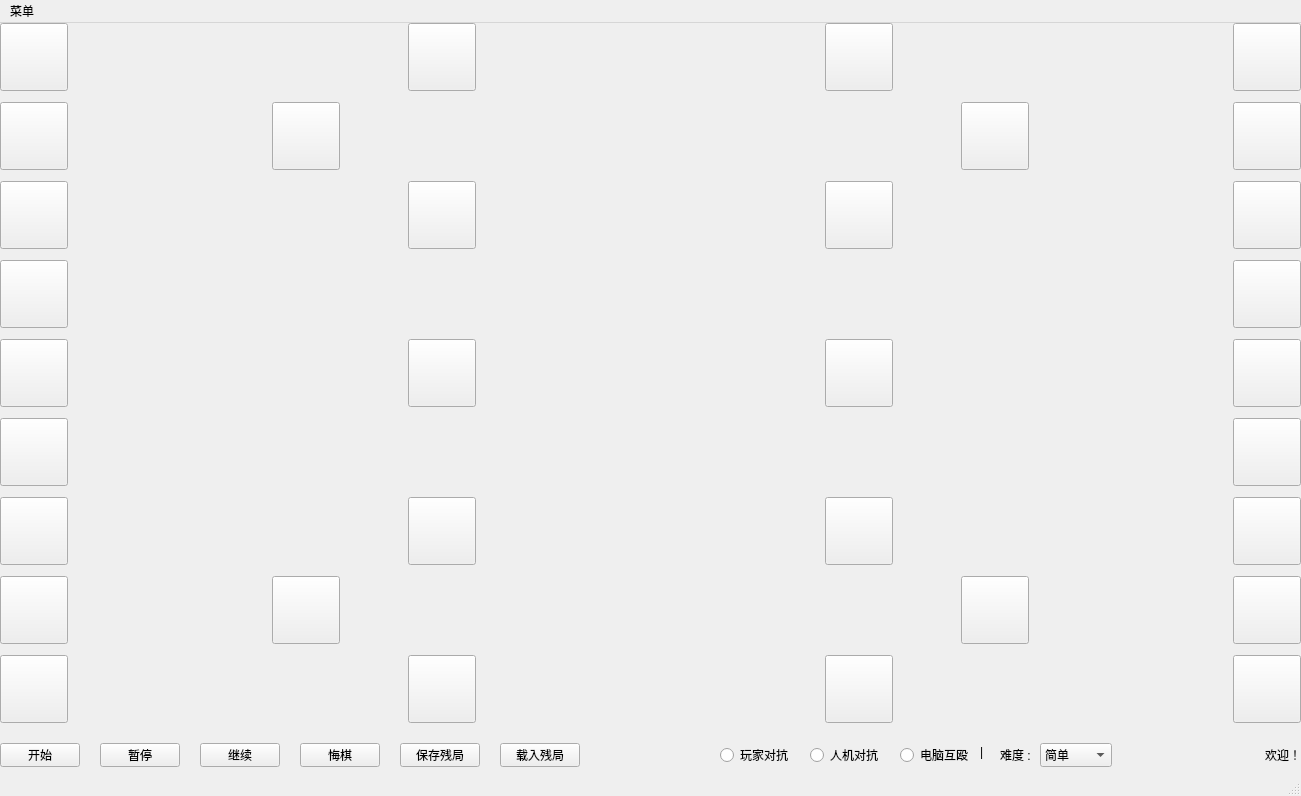
<?xml version="1.0" encoding="UTF-8"?>
<ui version="4.0">
 <class>MainWindow</class>
 <widget class="QMainWindow" name="MainWindow">
  <property name="geometry">
   <rect>
    <x>0</x>
    <y>0</y>
    <width>1301</width>
    <height>796</height>
   </rect>
  </property>
  <property name="windowTitle">
   <string>中国象棋</string>
  </property>
  <widget class="QWidget" name="centralwidget">
   <widget class="QLabel" name="Qipan">
    <property name="geometry">
     <rect>
      <x>0</x>
      <y>0</y>
      <width>1301</width>
      <height>701</height>
     </rect>
    </property>
    <property name="text">
     <string/>
    </property>
    <property name="pixmap">
     <pixmap resource="XiangqiImg.qrc">:/Img/Img/Qipan.png</pixmap>
    </property>
    <property name="alignment">
     <set>Qt::AlignLeading|Qt::AlignLeft|Qt::AlignTop</set>
    </property>
   </widget>
   <widget class="QPushButton" name="Chu_Ma1">
    <property name="geometry">
     <rect>
      <x>0</x>
      <y>79</y>
      <width>68</width>
      <height>68</height>
     </rect>
    </property>
    <property name="styleSheet">
     <string notr="true">background-image:url(:/Img/Img/Chu_Ma.png);</string>
    </property>
    <property name="text">
     <string/>
    </property>
   </widget>
   <widget class="QPushButton" name="Chu_Xiang1">
    <property name="geometry">
     <rect>
      <x>0</x>
      <y>158</y>
      <width>68</width>
      <height>68</height>
     </rect>
    </property>
    <property name="styleSheet">
     <string notr="true">background-image:url(:/Img/Img/Chu_Xiang.png);</string>
    </property>
    <property name="text">
     <string/>
    </property>
   </widget>
   <widget class="QPushButton" name="Chu_Shi1">
    <property name="geometry">
     <rect>
      <x>0</x>
      <y>237</y>
      <width>68</width>
      <height>68</height>
     </rect>
    </property>
    <property name="styleSheet">
     <string notr="true">background-image:url(:/Img/Img/Chu_Shi.png);</string>
    </property>
    <property name="text">
     <string/>
    </property>
   </widget>
   <widget class="QPushButton" name="Chu_Jiang">
    <property name="geometry">
     <rect>
      <x>0</x>
      <y>316</y>
      <width>68</width>
      <height>68</height>
     </rect>
    </property>
    <property name="styleSheet">
     <string notr="true">background-image:url(:/Img/Img/Chu_Jiang.png);</string>
    </property>
    <property name="text">
     <string/>
    </property>
   </widget>
   <widget class="QPushButton" name="Chu_Shi2">
    <property name="geometry">
     <rect>
      <x>0</x>
      <y>395</y>
      <width>68</width>
      <height>68</height>
     </rect>
    </property>
    <property name="styleSheet">
     <string notr="true">background-image:url(:/Img/Img/Chu_Shi.png);</string>
    </property>
    <property name="text">
     <string/>
    </property>
   </widget>
   <widget class="QPushButton" name="Chu_Xiang2">
    <property name="geometry">
     <rect>
      <x>0</x>
      <y>474</y>
      <width>68</width>
      <height>68</height>
     </rect>
    </property>
    <property name="styleSheet">
     <string notr="true">background-image:url(:/Img/Img/Chu_Xiang.png);</string>
    </property>
    <property name="text">
     <string/>
    </property>
   </widget>
   <widget class="QPushButton" name="Chu_Ma2">
    <property name="geometry">
     <rect>
      <x>0</x>
      <y>553</y>
      <width>68</width>
      <height>68</height>
     </rect>
    </property>
    <property name="styleSheet">
     <string notr="true">background-image:url(:/Img/Img/Chu_Ma.png);</string>
    </property>
    <property name="text">
     <string/>
    </property>
   </widget>
   <widget class="QPushButton" name="Chu_Jv2">
    <property name="geometry">
     <rect>
      <x>0</x>
      <y>632</y>
      <width>68</width>
      <height>68</height>
     </rect>
    </property>
    <property name="styleSheet">
     <string notr="true">background-image:url(:/Img/Img/Chu_Jv.png);</string>
    </property>
    <property name="text">
     <string/>
    </property>
   </widget>
   <widget class="QPushButton" name="Chu_Bing1">
    <property name="geometry">
     <rect>
      <x>408</x>
      <y>0</y>
      <width>68</width>
      <height>68</height>
     </rect>
    </property>
    <property name="styleSheet">
     <string notr="true">background-image:url(:/Img/Img/Chu_Bing.png);</string>
    </property>
    <property name="text">
     <string/>
    </property>
   </widget>
   <widget class="QPushButton" name="Chu_Bing2">
    <property name="geometry">
     <rect>
      <x>408</x>
      <y>158</y>
      <width>68</width>
      <height>68</height>
     </rect>
    </property>
    <property name="styleSheet">
     <string notr="true">background-image:url(:/Img/Img/Chu_Bing.png);</string>
    </property>
    <property name="text">
     <string/>
    </property>
   </widget>
   <widget class="QPushButton" name="Chu_Bing3">
    <property name="geometry">
     <rect>
      <x>408</x>
      <y>316</y>
      <width>68</width>
      <height>68</height>
     </rect>
    </property>
    <property name="styleSheet">
     <string notr="true">background-image:url(:/Img/Img/Chu_Bing.png);</string>
    </property>
    <property name="text">
     <string/>
    </property>
   </widget>
   <widget class="QPushButton" name="Chu_Bing4">
    <property name="geometry">
     <rect>
      <x>408</x>
      <y>474</y>
      <width>68</width>
      <height>68</height>
     </rect>
    </property>
    <property name="styleSheet">
     <string notr="true">background-image:url(:/Img/Img/Chu_Bing.png);</string>
    </property>
    <property name="text">
     <string/>
    </property>
   </widget>
   <widget class="QPushButton" name="Chu_Bing5">
    <property name="geometry">
     <rect>
      <x>408</x>
      <y>632</y>
      <width>68</width>
      <height>68</height>
     </rect>
    </property>
    <property name="styleSheet">
     <string notr="true">background-image:url(:/Img/Img/Chu_Bing.png);</string>
    </property>
    <property name="text">
     <string/>
    </property>
   </widget>
   <widget class="QPushButton" name="Chu_Pao1">
    <property name="geometry">
     <rect>
      <x>272</x>
      <y>79</y>
      <width>68</width>
      <height>68</height>
     </rect>
    </property>
    <property name="styleSheet">
     <string notr="true">background-image:url(:/Img/Img/Chu_Pao.png);</string>
    </property>
    <property name="text">
     <string/>
    </property>
   </widget>
   <widget class="QPushButton" name="Chu_Pao2">
    <property name="geometry">
     <rect>
      <x>272</x>
      <y>553</y>
      <width>68</width>
      <height>68</height>
     </rect>
    </property>
    <property name="styleSheet">
     <string notr="true">background-image:url(:/Img/Img/Chu_Pao.png);</string>
    </property>
    <property name="text">
     <string/>
    </property>
   </widget>
   <widget class="QRadioButton" name="pvp_radioButton">
    <property name="geometry">
     <rect>
      <x>720</x>
      <y>720</y>
      <width>71</width>
      <height>24</height>
     </rect>
    </property>
    <property name="text">
     <string>玩家对抗</string>
    </property>
   </widget>
   <widget class="QRadioButton" name="pve_radioButton">
    <property name="geometry">
     <rect>
      <x>810</x>
      <y>720</y>
      <width>71</width>
      <height>24</height>
     </rect>
    </property>
    <property name="text">
     <string>人机对抗</string>
    </property>
   </widget>
   <widget class="QRadioButton" name="eve_radioButton">
    <property name="geometry">
     <rect>
      <x>900</x>
      <y>720</y>
      <width>71</width>
      <height>24</height>
     </rect>
    </property>
    <property name="text">
     <string>电脑互殴</string>
    </property>
   </widget>
   <widget class="QLabel" name="label">
    <property name="geometry">
     <rect>
      <x>980</x>
      <y>720</y>
      <width>16</width>
      <height>18</height>
     </rect>
    </property>
    <property name="text">
     <string>|</string>
    </property>
   </widget>
   <widget class="QComboBox" name="comboBox">
    <property name="geometry">
     <rect>
      <x>1040</x>
      <y>720</y>
      <width>72</width>
      <height>24</height>
     </rect>
    </property>
    <item>
     <property name="text">
      <string>简单</string>
     </property>
    </item>
    <item>
     <property name="text">
      <string>中等</string>
     </property>
    </item>
    <item>
     <property name="text">
      <string>困难</string>
     </property>
    </item>
    <item>
     <property name="text">
      <string>地狱</string>
     </property>
    </item>
   </widget>
   <widget class="QLabel" name="label_2">
    <property name="geometry">
     <rect>
      <x>1000</x>
      <y>720</y>
      <width>41</width>
      <height>24</height>
     </rect>
    </property>
    <property name="text">
     <string>难度 :</string>
    </property>
   </widget>
   <widget class="QPushButton" name="Start">
    <property name="geometry">
     <rect>
      <x>0</x>
      <y>720</y>
      <width>80</width>
      <height>24</height>
     </rect>
    </property>
    <property name="text">
     <string>开始</string>
    </property>
   </widget>
   <widget class="QPushButton" name="Save">
    <property name="geometry">
     <rect>
      <x>400</x>
      <y>720</y>
      <width>80</width>
      <height>24</height>
     </rect>
    </property>
    <property name="text">
     <string>保存残局</string>
    </property>
   </widget>
   <widget class="QPushButton" name="Pause">
    <property name="geometry">
     <rect>
      <x>100</x>
      <y>720</y>
      <width>80</width>
      <height>24</height>
     </rect>
    </property>
    <property name="text">
     <string>暂停</string>
    </property>
   </widget>
   <widget class="QPushButton" name="Continue">
    <property name="geometry">
     <rect>
      <x>200</x>
      <y>720</y>
      <width>80</width>
      <height>24</height>
     </rect>
    </property>
    <property name="text">
     <string>继续</string>
    </property>
   </widget>
   <widget class="QPushButton" name="Load">
    <property name="geometry">
     <rect>
      <x>500</x>
      <y>720</y>
      <width>80</width>
      <height>24</height>
     </rect>
    </property>
    <property name="text">
     <string>载入残局</string>
    </property>
   </widget>
   <widget class="QPushButton" name="Han_Jv1">
    <property name="geometry">
     <rect>
      <x>1233</x>
      <y>0</y>
      <width>68</width>
      <height>68</height>
     </rect>
    </property>
    <property name="styleSheet">
     <string notr="true">background-image:url(:/Img/Img/Han_Jv.png);</string>
    </property>
    <property name="text">
     <string/>
    </property>
   </widget>
   <widget class="QPushButton" name="Han_Ma1">
    <property name="geometry">
     <rect>
      <x>1233</x>
      <y>79</y>
      <width>68</width>
      <height>68</height>
     </rect>
    </property>
    <property name="styleSheet">
     <string notr="true">background-image:url(:/Img/Img/Han_Ma.png);</string>
    </property>
    <property name="text">
     <string/>
    </property>
   </widget>
   <widget class="QPushButton" name="Han_Xiang1">
    <property name="geometry">
     <rect>
      <x>1233</x>
      <y>158</y>
      <width>68</width>
      <height>68</height>
     </rect>
    </property>
    <property name="styleSheet">
     <string notr="true">background-image:url(:/Img/Img/Han_Xiang.png);</string>
    </property>
    <property name="text">
     <string/>
    </property>
   </widget>
   <widget class="QPushButton" name="Han_Shi1">
    <property name="geometry">
     <rect>
      <x>1233</x>
      <y>237</y>
      <width>68</width>
      <height>68</height>
     </rect>
    </property>
    <property name="styleSheet">
     <string notr="true">background-image:url(:/Img/Img/Han_Shi.png);</string>
    </property>
    <property name="text">
     <string/>
    </property>
   </widget>
   <widget class="QPushButton" name="Han_Jiang">
    <property name="geometry">
     <rect>
      <x>1233</x>
      <y>316</y>
      <width>68</width>
      <height>68</height>
     </rect>
    </property>
    <property name="styleSheet">
     <string notr="true">background-image:url(:/Img/Img/Han_Jiang.png);</string>
    </property>
    <property name="text">
     <string/>
    </property>
   </widget>
   <widget class="QPushButton" name="Han_Shi2">
    <property name="geometry">
     <rect>
      <x>1233</x>
      <y>395</y>
      <width>68</width>
      <height>68</height>
     </rect>
    </property>
    <property name="styleSheet">
     <string notr="true">background-image:url(:/Img/Img/Han_Shi.png);</string>
    </property>
    <property name="text">
     <string/>
    </property>
   </widget>
   <widget class="QPushButton" name="Han_Xiang2">
    <property name="geometry">
     <rect>
      <x>1233</x>
      <y>474</y>
      <width>68</width>
      <height>68</height>
     </rect>
    </property>
    <property name="styleSheet">
     <string notr="true">background-image:url(:/Img/Img/Han_Xiang.png);</string>
    </property>
    <property name="text">
     <string/>
    </property>
   </widget>
   <widget class="QPushButton" name="Han_Ma2">
    <property name="geometry">
     <rect>
      <x>1233</x>
      <y>553</y>
      <width>68</width>
      <height>68</height>
     </rect>
    </property>
    <property name="styleSheet">
     <string notr="true">background-image:url(:/Img/Img/Han_Ma.png);</string>
    </property>
    <property name="text">
     <string/>
    </property>
   </widget>
   <widget class="QPushButton" name="Han_Jv2">
    <property name="geometry">
     <rect>
      <x>1233</x>
      <y>632</y>
      <width>68</width>
      <height>68</height>
     </rect>
    </property>
    <property name="styleSheet">
     <string notr="true">background-image:url(:/Img/Img/Han_Jv.png);</string>
    </property>
    <property name="text">
     <string/>
    </property>
   </widget>
   <widget class="QPushButton" name="Han_Pao1">
    <property name="geometry">
     <rect>
      <x>961</x>
      <y>79</y>
      <width>68</width>
      <height>68</height>
     </rect>
    </property>
    <property name="styleSheet">
     <string notr="true">background-image:url(:/Img/Img/Han_Pao.png);</string>
    </property>
    <property name="text">
     <string/>
    </property>
   </widget>
   <widget class="QPushButton" name="Han_Pao2">
    <property name="geometry">
     <rect>
      <x>961</x>
      <y>553</y>
      <width>68</width>
      <height>68</height>
     </rect>
    </property>
    <property name="styleSheet">
     <string notr="true">background-image:url(:/Img/Img/Han_Pao.png);</string>
    </property>
    <property name="text">
     <string/>
    </property>
   </widget>
   <widget class="QPushButton" name="Han_Bing1">
    <property name="geometry">
     <rect>
      <x>825</x>
      <y>0</y>
      <width>68</width>
      <height>68</height>
     </rect>
    </property>
    <property name="styleSheet">
     <string notr="true">background-image:url(:/Img/Img/Han_Bing.png);</string>
    </property>
    <property name="text">
     <string/>
    </property>
   </widget>
   <widget class="QPushButton" name="Han_Bing2">
    <property name="geometry">
     <rect>
      <x>825</x>
      <y>158</y>
      <width>68</width>
      <height>68</height>
     </rect>
    </property>
    <property name="styleSheet">
     <string notr="true">background-image:url(:/Img/Img/Han_Bing.png);</string>
    </property>
    <property name="text">
     <string/>
    </property>
   </widget>
   <widget class="QPushButton" name="Han_Bing3">
    <property name="geometry">
     <rect>
      <x>825</x>
      <y>316</y>
      <width>68</width>
      <height>68</height>
     </rect>
    </property>
    <property name="styleSheet">
     <string notr="true">background-image:url(:/Img/Img/Han_Bing.png);</string>
    </property>
    <property name="text">
     <string/>
    </property>
   </widget>
   <widget class="QPushButton" name="Han_Bing4">
    <property name="geometry">
     <rect>
      <x>825</x>
      <y>474</y>
      <width>68</width>
      <height>68</height>
     </rect>
    </property>
    <property name="styleSheet">
     <string notr="true">background-image:url(:/Img/Img/Han_Bing.png);</string>
    </property>
    <property name="text">
     <string/>
    </property>
   </widget>
   <widget class="QPushButton" name="Han_Bing5">
    <property name="geometry">
     <rect>
      <x>825</x>
      <y>632</y>
      <width>68</width>
      <height>68</height>
     </rect>
    </property>
    <property name="styleSheet">
     <string notr="true">background-image:url(:/Img/Img/Han_Bing.png);</string>
    </property>
    <property name="text">
     <string/>
    </property>
   </widget>
   <widget class="QPushButton" name="Repent">
    <property name="geometry">
     <rect>
      <x>300</x>
      <y>720</y>
      <width>80</width>
      <height>24</height>
     </rect>
    </property>
    <property name="text">
     <string>悔棋</string>
    </property>
   </widget>
   <widget class="QPushButton" name="Chu_Jv1">
    <property name="geometry">
     <rect>
      <x>0</x>
      <y>0</y>
      <width>68</width>
      <height>68</height>
     </rect>
    </property>
    <property name="styleSheet">
     <string notr="true">background-image:url(:/Img/Img/Chu_Jv.png);</string>
    </property>
    <property name="text">
     <string/>
    </property>
   </widget>
   <widget class="QLabel" name="label_3">
    <property name="geometry">
     <rect>
      <x>1120</x>
      <y>720</y>
      <width>181</width>
      <height>24</height>
     </rect>
    </property>
    <property name="text">
     <string>欢迎！</string>
    </property>
    <property name="alignment">
     <set>Qt::AlignRight|Qt::AlignTrailing|Qt::AlignVCenter</set>
    </property>
   </widget>
  </widget>
  <widget class="QMenuBar" name="menubar">
   <property name="geometry">
    <rect>
     <x>0</x>
     <y>0</y>
     <width>1301</width>
     <height>20</height>
    </rect>
   </property>
   <widget class="QMenu" name="menu">
    <property name="title">
     <string>菜单</string>
    </property>
    <widget class="QMenu" name="menu_net">
     <property name="title">
      <string>联网模式</string>
     </property>
     <addaction name="actionLocal"/>
     <addaction name="actionLocal_bin"/>
    </widget>
    <addaction name="menu_net"/>
    <addaction name="actionAbout"/>
   </widget>
   <addaction name="menu"/>
  </widget>
  <widget class="QStatusBar" name="statusbar"/>
  <action name="actionLocal">
   <property name="checkable">
    <bool>true</bool>
   </property>
   <property name="checked">
    <bool>true</bool>
   </property>
   <property name="text">
    <string>使用本地Python</string>
   </property>
  </action>
  <action name="actionLocal_bin">
   <property name="checkable">
    <bool>true</bool>
   </property>
   <property name="checked">
    <bool>false</bool>
   </property>
   <property name="text">
    <string>使用本地二进制文件</string>
   </property>
  </action>
  <action name="actionAbout">
   <property name="text">
    <string>关于</string>
   </property>
  </action>
 </widget>
 <resources>
  <include location="XiangqiImg.qrc"/>
 </resources>
 <connections/>
</ui>
